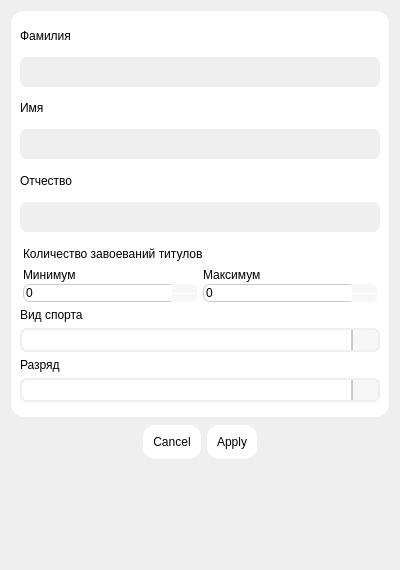
<?xml version="1.0" encoding="UTF-8"?>
<ui version="4.0">
 <class>DeleteDialog</class>
 <widget class="QDialog" name="DeleteDialog">
  <property name="geometry">
   <rect>
    <x>0</x>
    <y>0</y>
    <width>400</width>
    <height>570</height>
   </rect>
  </property>
  <property name="minimumSize">
   <size>
    <width>400</width>
    <height>570</height>
   </size>
  </property>
  <property name="windowTitle">
   <string>Dialog</string>
  </property>
  <property name="styleSheet">
   <string notr="true"> QDialog {
	background-color: palette(window);
}
QLabel {
	margin-left: 0.1em;
}
QFrame {
	border:none;
	color: palette(text);
}
QFrame#fields {
	background-color: palette(base);
	border-radius: 15%;
	border: 2px solid palette(button);
}
QPushButton {
	padding:10px;
	background-color: palette(base) ;
	border-radius: 12%;
	color: palette(button-text);
}
QLineEdit {
	border-radius: 7%;
	padding: 0 0.4em;
	background-color: palette(button);
}
QLineEdit:focus {
	border: 2px solid #76f725; 
}
QSpinBox {
	border-radius: 7%;
	padding: 0.2em;
}
QPushButton:hover {
	background-color: palette(highlight);
}
QPushButton:pressed {
	background-color: #76f725;
	color: palette(shadow);
}
QComboBox {
    border: 2px solid palette(button); 
    border-radius: 7%;
    padding: 2px 5px;
}
QComboBox::drop-down {
    background-color: palette(alternate-base); 
    
    border-left: 2px solid palette(midlight);
    border-top-right-radius: 5%;
    border-bottom-right-radius: 5%;
    
    width: 25px; 
}
QComboBox::down-arrow {
    image: url(&quot;/Users/dmitryburbas/Documents/Education/github_education_repo/my-education/athletes_list_manager_app/src/images/combo-icon.png&quot;);
    width: 16px;
    height: 16px;
}
QComboBox::drop-down:on {
    background-color:#76f725;
}
QComboBox:focus {
    border: 2px solid #76f725; 
}
QComboBox::drop-down:disabled {
    background-color:palette(button);
}
QComboBox:disabled {
	background-color:palette(button);
}


QComboBox::drop-down:hover {
    background-color:#76f725;
}
QSpinBox {
    padding-right: 15px;
	padding-left: 0.3em;
    border: 1px solid palette(midlight);
    border-radius: 7%;
    background-color: palette(base);
    color: palette(text);
}

QSpinBox::up-button {
    subcontrol-origin: border;
    subcontrol-position: top right; 
    width: 25px; 
    
    background-color: palette(alternate-base);
    border-left: 1px solid  palette(base);
    border-top-right-radius: 5%;
}

QSpinBox::down-button {
    subcontrol-origin: border;
    subcontrol-position: bottom right;
    width: 25px;
    
    background-color: palette(alternate-base);
	border-top: 1px solid  palette(base);
    border-left: 1px solid palette(base);
    border-bottom-right-radius: 5%;
}

QSpinBox::up-arrow {
    image: url(&quot;/Users/dmitryburbas/Documents/Education/github_education_repo/my-education/athletes_list_manager_app/src/images/up-arrow.png&quot;);
    width: 14px;
    height: 14px;
}

QSpinBox::down-arrow {
    image: url(&quot;/Users/dmitryburbas/Documents/Education/github_education_repo/my-education/athletes_list_manager_app/src/images/down-arrow.png&quot;);
    width: 14px;
    height: 14px;
}
QSpinBox::up-button:hover,QSpinBox::down-button:hover {
    background-color: #76f725;
}
QSpinBox::up-button:pressed,QSpinBox::down-button:pressed {
    background-color: #48b007;
}</string>
  </property>
  <layout class="QHBoxLayout" name="horizontalLayout">
   <property name="leftMargin">
    <number>0</number>
   </property>
   <property name="topMargin">
    <number>0</number>
   </property>
   <property name="rightMargin">
    <number>50</number>
   </property>
   <property name="bottomMargin">
    <number>0</number>
   </property>
   <item>
    <widget class="QFrame" name="sidebar">
     <property name="minimumSize">
      <size>
       <width>400</width>
       <height>570</height>
      </size>
     </property>
     <property name="frameShape">
      <enum>QFrame::Shape::StyledPanel</enum>
     </property>
     <property name="frameShadow">
      <enum>QFrame::Shadow::Raised</enum>
     </property>
     <layout class="QVBoxLayout" name="verticalLayout_11">
      <item>
       <widget class="QFrame" name="fields">
        <property name="minimumSize">
         <size>
          <width>0</width>
          <height>300</height>
         </size>
        </property>
        <property name="frameShape">
         <enum>QFrame::Shape::StyledPanel</enum>
        </property>
        <property name="frameShadow">
         <enum>QFrame::Shadow::Raised</enum>
        </property>
        <layout class="QVBoxLayout" name="verticalLayout_2">
         <property name="leftMargin">
          <number>0</number>
         </property>
         <property name="topMargin">
          <number>0</number>
         </property>
         <property name="rightMargin">
          <number>0</number>
         </property>
         <property name="bottomMargin">
          <number>15</number>
         </property>
         <item>
          <widget class="QFrame" name="names">
           <property name="sizePolicy">
            <sizepolicy hsizetype="Preferred" vsizetype="Preferred">
             <horstretch>0</horstretch>
             <verstretch>0</verstretch>
            </sizepolicy>
           </property>
           <property name="minimumSize">
            <size>
             <width>0</width>
             <height>230</height>
            </size>
           </property>
           <property name="frameShape">
            <enum>QFrame::Shape::StyledPanel</enum>
           </property>
           <property name="frameShadow">
            <enum>QFrame::Shadow::Raised</enum>
           </property>
           <layout class="QVBoxLayout" name="verticalLayout_3">
            <item>
             <widget class="QFrame" name="last_name">
              <property name="frameShape">
               <enum>QFrame::Shape::StyledPanel</enum>
              </property>
              <property name="frameShadow">
               <enum>QFrame::Shadow::Raised</enum>
              </property>
              <layout class="QVBoxLayout" name="verticalLayout_8">
               <property name="leftMargin">
                <number>0</number>
               </property>
               <property name="topMargin">
                <number>0</number>
               </property>
               <property name="rightMargin">
                <number>0</number>
               </property>
               <property name="bottomMargin">
                <number>0</number>
               </property>
               <item>
                <widget class="QLabel" name="last_name_label">
                 <property name="text">
                  <string>Фамилия</string>
                 </property>
                </widget>
               </item>
               <item>
                <widget class="QLineEdit" name="last_name_lineEdit">
                 <property name="minimumSize">
                  <size>
                   <width>0</width>
                   <height>30</height>
                  </size>
                 </property>
                </widget>
               </item>
              </layout>
             </widget>
            </item>
            <item>
             <widget class="QFrame" name="first_name">
              <property name="frameShape">
               <enum>QFrame::Shape::StyledPanel</enum>
              </property>
              <property name="frameShadow">
               <enum>QFrame::Shadow::Raised</enum>
              </property>
              <layout class="QVBoxLayout" name="verticalLayout_6">
               <property name="leftMargin">
                <number>0</number>
               </property>
               <property name="topMargin">
                <number>0</number>
               </property>
               <property name="rightMargin">
                <number>0</number>
               </property>
               <property name="bottomMargin">
                <number>0</number>
               </property>
               <item>
                <widget class="QLabel" name="first_name_label">
                 <property name="text">
                  <string>Имя</string>
                 </property>
                </widget>
               </item>
               <item>
                <widget class="QLineEdit" name="first_name_lineEdit">
                 <property name="minimumSize">
                  <size>
                   <width>0</width>
                   <height>30</height>
                  </size>
                 </property>
                </widget>
               </item>
              </layout>
             </widget>
            </item>
            <item>
             <widget class="QFrame" name="patronymic">
              <property name="frameShape">
               <enum>QFrame::Shape::StyledPanel</enum>
              </property>
              <property name="frameShadow">
               <enum>QFrame::Shadow::Raised</enum>
              </property>
              <layout class="QVBoxLayout" name="verticalLayout_7">
               <property name="leftMargin">
                <number>0</number>
               </property>
               <property name="topMargin">
                <number>0</number>
               </property>
               <property name="rightMargin">
                <number>0</number>
               </property>
               <property name="bottomMargin">
                <number>0</number>
               </property>
               <item>
                <widget class="QLabel" name="patronymic_label">
                 <property name="text">
                  <string>Отчество</string>
                 </property>
                </widget>
               </item>
               <item>
                <widget class="QLineEdit" name="patronymic_lineEdit">
                 <property name="minimumSize">
                  <size>
                   <width>0</width>
                   <height>30</height>
                  </size>
                 </property>
                </widget>
               </item>
              </layout>
             </widget>
            </item>
           </layout>
          </widget>
         </item>
         <item>
          <widget class="QFrame" name="title_count">
           <property name="frameShape">
            <enum>QFrame::Shape::StyledPanel</enum>
           </property>
           <property name="frameShadow">
            <enum>QFrame::Shadow::Raised</enum>
           </property>
           <layout class="QGridLayout" name="gridLayout">
            <property name="leftMargin">
             <number>12</number>
            </property>
            <property name="topMargin">
             <number>0</number>
            </property>
            <property name="rightMargin">
             <number>12</number>
            </property>
            <property name="bottomMargin">
             <number>0</number>
            </property>
            <property name="verticalSpacing">
             <number>7</number>
            </property>
            <item row="1" column="1">
             <widget class="QFrame" name="min_title">
              <property name="frameShape">
               <enum>QFrame::Shape::StyledPanel</enum>
              </property>
              <property name="frameShadow">
               <enum>QFrame::Shadow::Raised</enum>
              </property>
              <layout class="QVBoxLayout" name="verticalLayout_4">
               <property name="spacing">
                <number>2</number>
               </property>
               <property name="leftMargin">
                <number>0</number>
               </property>
               <property name="topMargin">
                <number>0</number>
               </property>
               <property name="rightMargin">
                <number>0</number>
               </property>
               <property name="bottomMargin">
                <number>0</number>
               </property>
               <item>
                <widget class="QLabel" name="min_label">
                 <property name="text">
                  <string>Минимум</string>
                 </property>
                </widget>
               </item>
               <item>
                <widget class="QSpinBox" name="min_spinBox"/>
               </item>
              </layout>
             </widget>
            </item>
            <item row="1" column="2">
             <widget class="QFrame" name="max_title">
              <property name="frameShape">
               <enum>QFrame::Shape::StyledPanel</enum>
              </property>
              <property name="frameShadow">
               <enum>QFrame::Shadow::Raised</enum>
              </property>
              <layout class="QVBoxLayout" name="verticalLayout_5">
               <property name="spacing">
                <number>2</number>
               </property>
               <property name="leftMargin">
                <number>0</number>
               </property>
               <property name="topMargin">
                <number>0</number>
               </property>
               <property name="rightMargin">
                <number>0</number>
               </property>
               <property name="bottomMargin">
                <number>0</number>
               </property>
               <item>
                <widget class="QLabel" name="max_label">
                 <property name="text">
                  <string>Максимум</string>
                 </property>
                </widget>
               </item>
               <item>
                <widget class="QSpinBox" name="max_spinBox"/>
               </item>
              </layout>
             </widget>
            </item>
            <item row="0" column="1" colspan="2">
             <widget class="QLabel" name="title_count_label">
              <property name="text">
               <string>Количество завоеваний титулов</string>
              </property>
             </widget>
            </item>
           </layout>
          </widget>
         </item>
         <item>
          <widget class="QFrame" name="sport_type">
           <property name="frameShape">
            <enum>QFrame::Shape::StyledPanel</enum>
           </property>
           <property name="frameShadow">
            <enum>QFrame::Shadow::Raised</enum>
           </property>
           <layout class="QVBoxLayout" name="verticalLayout_9">
            <property name="topMargin">
             <number>0</number>
            </property>
            <property name="bottomMargin">
             <number>0</number>
            </property>
            <item>
             <widget class="QLabel" name="sport_label">
              <property name="text">
               <string>Вид спорта</string>
              </property>
             </widget>
            </item>
            <item>
             <widget class="QComboBox" name="sport_comboBox"/>
            </item>
           </layout>
          </widget>
         </item>
         <item>
          <widget class="QFrame" name="athlete_category">
           <property name="frameShape">
            <enum>QFrame::Shape::StyledPanel</enum>
           </property>
           <property name="frameShadow">
            <enum>QFrame::Shadow::Raised</enum>
           </property>
           <layout class="QVBoxLayout" name="verticalLayout_10">
            <property name="topMargin">
             <number>0</number>
            </property>
            <property name="bottomMargin">
             <number>0</number>
            </property>
            <item>
             <widget class="QLabel" name="category_label">
              <property name="text">
               <string>Разряд</string>
              </property>
             </widget>
            </item>
            <item>
             <widget class="QComboBox" name="category_comboBox"/>
            </item>
           </layout>
          </widget>
         </item>
        </layout>
       </widget>
      </item>
      <item>
       <widget class="QDialogButtonBox" name="buttonBox">
        <property name="minimumSize">
         <size>
          <width>0</width>
          <height>0</height>
         </size>
        </property>
        <property name="font">
         <font>
          <kerning>true</kerning>
         </font>
        </property>
        <property name="orientation">
         <enum>Qt::Orientation::Horizontal</enum>
        </property>
        <property name="standardButtons">
         <set>QDialogButtonBox::StandardButton::Apply|QDialogButtonBox::StandardButton::Cancel</set>
        </property>
        <property name="centerButtons">
         <bool>true</bool>
        </property>
       </widget>
      </item>
      <item>
       <spacer name="verticalSpacer">
        <property name="orientation">
         <enum>Qt::Orientation::Vertical</enum>
        </property>
        <property name="sizeHint" stdset="0">
         <size>
          <width>20</width>
          <height>31</height>
         </size>
        </property>
       </spacer>
      </item>
     </layout>
    </widget>
   </item>
  </layout>
 </widget>
 <resources/>
 <connections>
  <connection>
   <sender>buttonBox</sender>
   <signal>accepted()</signal>
   <receiver>DeleteDialog</receiver>
   <slot>accept()</slot>
   <hints>
    <hint type="sourcelabel">
     <x>248</x>
     <y>254</y>
    </hint>
    <hint type="destinationlabel">
     <x>157</x>
     <y>274</y>
    </hint>
   </hints>
  </connection>
  <connection>
   <sender>buttonBox</sender>
   <signal>rejected()</signal>
   <receiver>DeleteDialog</receiver>
   <slot>reject()</slot>
   <hints>
    <hint type="sourcelabel">
     <x>316</x>
     <y>260</y>
    </hint>
    <hint type="destinationlabel">
     <x>286</x>
     <y>274</y>
    </hint>
   </hints>
  </connection>
 </connections>
</ui>
